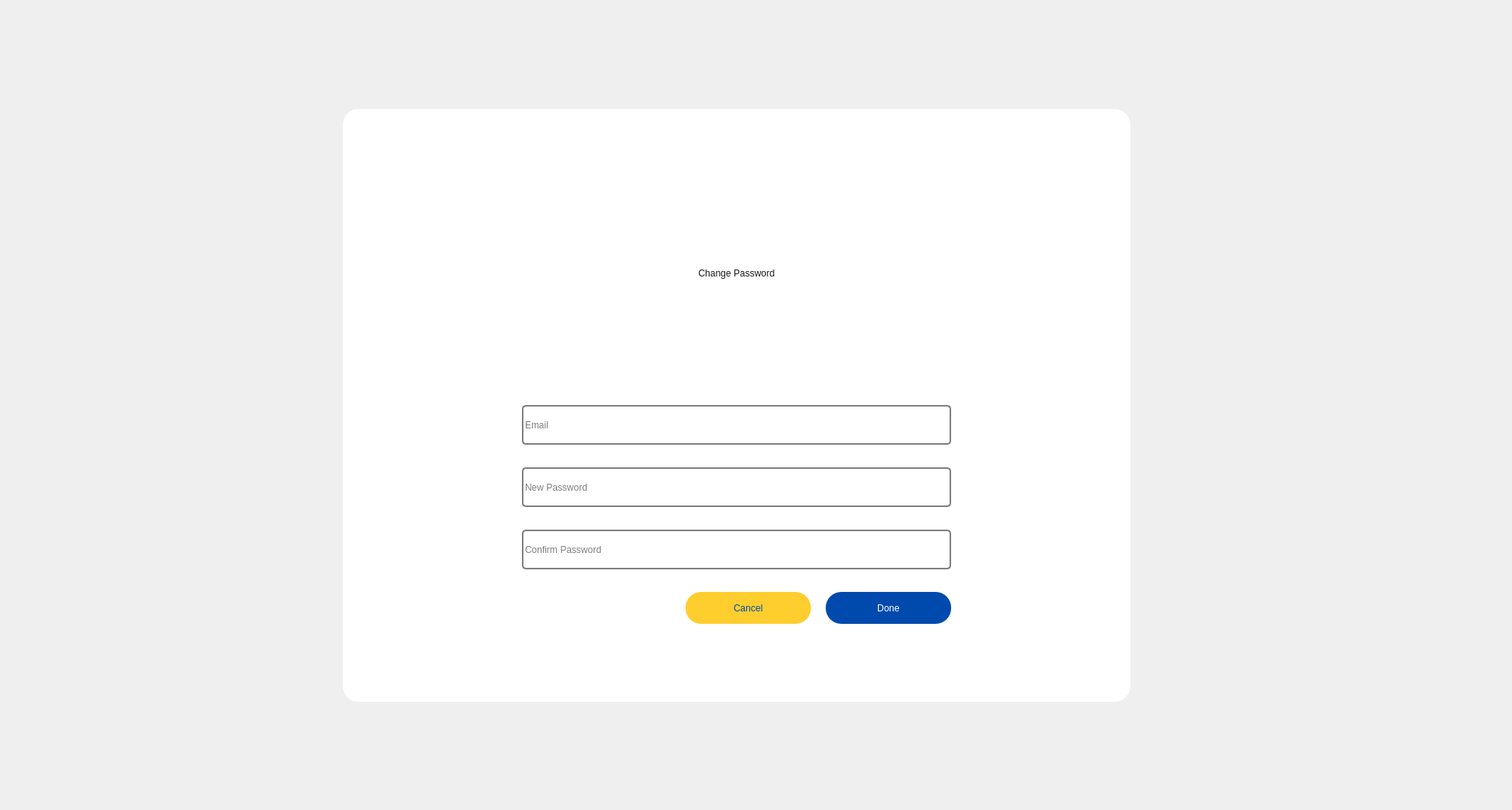
<?xml version="1.0" encoding="UTF-8"?>
<ui version="4.0">
 <class>loginFrame</class>
 <widget class="QDialog" name="loginFrame">
  <property name="geometry">
   <rect>
    <x>0</x>
    <y>0</y>
    <width>1941</width>
    <height>1040</height>
   </rect>
  </property>
  <property name="windowTitle">
   <string>Dialog</string>
  </property>
  <property name="styleSheet">
   <string notr="true"/>
  </property>
  <widget class="QLabel" name="label">
   <property name="geometry">
    <rect>
     <x>0</x>
     <y>0</y>
     <width>1941</width>
     <height>1041</height>
    </rect>
   </property>
   <property name="styleSheet">
    <string notr="true"/>
   </property>
   <property name="text">
    <string/>
   </property>
   <property name="pixmap">
    <pixmap>change pass.png</pixmap>
   </property>
  </widget>
  <widget class="QFrame" name="rightFrame">
   <property name="geometry">
    <rect>
     <x>440</x>
     <y>140</y>
     <width>1011</width>
     <height>761</height>
    </rect>
   </property>
   <property name="styleSheet">
    <string notr="true">QFrame{
background-color: rgb(255, 255, 255);
border-radius: 20px
}


</string>
   </property>
   <property name="frameShape">
    <enum>QFrame::StyledPanel</enum>
   </property>
   <property name="frameShadow">
    <enum>QFrame::Raised</enum>
   </property>
   <widget class="QLabel" name="welcomeLabel">
    <property name="geometry">
     <rect>
      <x>0</x>
      <y>180</y>
      <width>1011</width>
      <height>61</height>
     </rect>
    </property>
    <property name="styleSheet">
     <string notr="true">QLabel{
font: 46pt &quot;Bebas&quot;;
	color: rgb(25, 25, 26);
}
</string>
    </property>
    <property name="text">
     <string>Change Password</string>
    </property>
    <property name="alignment">
     <set>Qt::AlignCenter</set>
    </property>
   </widget>
   <widget class="QPushButton" name="btnChangeStudent">
    <property name="geometry">
     <rect>
      <x>620</x>
      <y>620</y>
      <width>161</width>
      <height>41</height>
     </rect>
    </property>
    <property name="cursor">
     <cursorShape>PointingHandCursor</cursorShape>
    </property>
    <property name="styleSheet">
     <string notr="true">QPushButton{
	background-color: rgb(0, 74, 173);
	color: rgb(255, 255, 255);
font: 14pt &quot;Montserrat&quot;;
border-radius: 20px;
}

</string>
    </property>
    <property name="text">
     <string>Done</string>
    </property>
   </widget>
   <widget class="QLineEdit" name="inputEmailChange">
    <property name="geometry">
     <rect>
      <x>230</x>
      <y>380</y>
      <width>551</width>
      <height>51</height>
     </rect>
    </property>
    <property name="styleSheet">
     <string notr="true">QLineEdit{
border: 2px solid gray;
font: 14pt &quot;Montserrat&quot;;
border-radius: 5px;
}</string>
    </property>
    <property name="placeholderText">
     <string>Email</string>
    </property>
   </widget>
   <widget class="QLineEdit" name="inputNewPass2">
    <property name="geometry">
     <rect>
      <x>230</x>
      <y>540</y>
      <width>551</width>
      <height>51</height>
     </rect>
    </property>
    <property name="styleSheet">
     <string notr="true">QLineEdit{
border: 2px solid gray;
font: 14pt &quot;Montserrat&quot;;
border-radius: 5px;
}</string>
    </property>
    <property name="placeholderText">
     <string>Confirm Password</string>
    </property>
   </widget>
   <widget class="QLineEdit" name="inputNewPass">
    <property name="geometry">
     <rect>
      <x>230</x>
      <y>460</y>
      <width>551</width>
      <height>51</height>
     </rect>
    </property>
    <property name="styleSheet">
     <string notr="true">QLineEdit{
border: 2px solid gray;
font: 14pt &quot;Montserrat&quot;;
border-radius: 5px;
}</string>
    </property>
    <property name="placeholderText">
     <string>New Password</string>
    </property>
   </widget>
   <widget class="QPushButton" name="btnChangeBackStudent">
    <property name="geometry">
     <rect>
      <x>440</x>
      <y>620</y>
      <width>161</width>
      <height>41</height>
     </rect>
    </property>
    <property name="cursor">
     <cursorShape>PointingHandCursor</cursorShape>
    </property>
    <property name="styleSheet">
     <string notr="true">QPushButton{
	background-color: rgb(254, 206, 47);
	color: rgb(0, 74, 173);
font: 14pt &quot;Montserrat&quot;;
border-radius: 20px;
}

</string>
    </property>
    <property name="text">
     <string>Cancel</string>
    </property>
   </widget>
   <zorder>btnChangeStudent</zorder>
   <zorder>welcomeLabel</zorder>
   <zorder>inputEmailChange</zorder>
   <zorder>inputNewPass2</zorder>
   <zorder>inputNewPass</zorder>
   <zorder>btnChangeBackStudent</zorder>
  </widget>
 </widget>
 <tabstops>
  <tabstop>btnChangeStudent</tabstop>
 </tabstops>
 <resources/>
 <connections/>
</ui>
